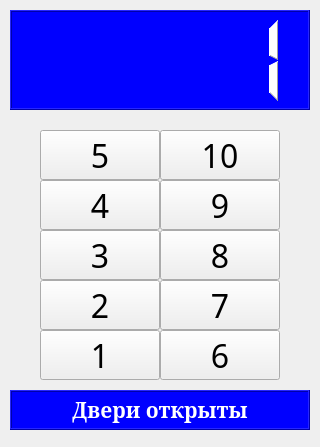
<?xml version="1.0" encoding="UTF-8"?>
<ui version="4.0">
 <class>Window</class>
 <widget class="QMainWindow" name="Window">
  <property name="geometry">
   <rect>
    <x>0</x>
    <y>0</y>
    <width>320</width>
    <height>447</height>
   </rect>
  </property>
  <property name="windowTitle">
   <string>Elevator</string>
  </property>
  <widget class="QWidget" name="centralWidget">
   <widget class="QPushButton" name="pushButton_1">
    <property name="geometry">
     <rect>
      <x>40</x>
      <y>330</y>
      <width>120</width>
      <height>50</height>
     </rect>
    </property>
    <property name="font">
     <font>
      <family>Century Gothic</family>
      <pointsize>24</pointsize>
      <weight>50</weight>
      <bold>false</bold>
     </font>
    </property>
    <property name="text">
     <string>1</string>
    </property>
    <property name="default">
     <bool>false</bool>
    </property>
    <property name="flat">
     <bool>false</bool>
    </property>
   </widget>
   <widget class="QPushButton" name="pushButton_2">
    <property name="geometry">
     <rect>
      <x>40</x>
      <y>280</y>
      <width>120</width>
      <height>50</height>
     </rect>
    </property>
    <property name="font">
     <font>
      <family>Century Gothic</family>
      <pointsize>24</pointsize>
      <weight>50</weight>
      <bold>false</bold>
     </font>
    </property>
    <property name="text">
     <string>2</string>
    </property>
   </widget>
   <widget class="QPushButton" name="pushButton_3">
    <property name="geometry">
     <rect>
      <x>40</x>
      <y>230</y>
      <width>120</width>
      <height>50</height>
     </rect>
    </property>
    <property name="font">
     <font>
      <family>Century Gothic</family>
      <pointsize>24</pointsize>
      <weight>50</weight>
      <bold>false</bold>
     </font>
    </property>
    <property name="text">
     <string>3</string>
    </property>
   </widget>
   <widget class="QPushButton" name="pushButton_4">
    <property name="geometry">
     <rect>
      <x>40</x>
      <y>180</y>
      <width>120</width>
      <height>50</height>
     </rect>
    </property>
    <property name="font">
     <font>
      <family>Century Gothic</family>
      <pointsize>24</pointsize>
      <weight>50</weight>
      <bold>false</bold>
     </font>
    </property>
    <property name="text">
     <string>4</string>
    </property>
   </widget>
   <widget class="QPushButton" name="pushButton_5">
    <property name="geometry">
     <rect>
      <x>40</x>
      <y>130</y>
      <width>120</width>
      <height>50</height>
     </rect>
    </property>
    <property name="font">
     <font>
      <family>Century Gothic</family>
      <pointsize>24</pointsize>
      <weight>50</weight>
      <bold>false</bold>
     </font>
    </property>
    <property name="text">
     <string>5</string>
    </property>
   </widget>
   <widget class="QPushButton" name="pushButton_6">
    <property name="geometry">
     <rect>
      <x>160</x>
      <y>330</y>
      <width>120</width>
      <height>50</height>
     </rect>
    </property>
    <property name="font">
     <font>
      <family>Century Gothic</family>
      <pointsize>24</pointsize>
      <weight>50</weight>
      <bold>false</bold>
     </font>
    </property>
    <property name="text">
     <string>6</string>
    </property>
   </widget>
   <widget class="QPushButton" name="pushButton_7">
    <property name="geometry">
     <rect>
      <x>160</x>
      <y>280</y>
      <width>120</width>
      <height>50</height>
     </rect>
    </property>
    <property name="font">
     <font>
      <family>Century Gothic</family>
      <pointsize>24</pointsize>
      <weight>50</weight>
      <bold>false</bold>
     </font>
    </property>
    <property name="text">
     <string>7</string>
    </property>
   </widget>
   <widget class="QPushButton" name="pushButton_8">
    <property name="geometry">
     <rect>
      <x>160</x>
      <y>230</y>
      <width>120</width>
      <height>50</height>
     </rect>
    </property>
    <property name="font">
     <font>
      <family>Century Gothic</family>
      <pointsize>24</pointsize>
      <weight>50</weight>
      <bold>false</bold>
     </font>
    </property>
    <property name="text">
     <string>8</string>
    </property>
   </widget>
   <widget class="QPushButton" name="pushButton_9">
    <property name="geometry">
     <rect>
      <x>160</x>
      <y>180</y>
      <width>120</width>
      <height>50</height>
     </rect>
    </property>
    <property name="font">
     <font>
      <family>Century Gothic</family>
      <pointsize>24</pointsize>
      <weight>50</weight>
      <bold>false</bold>
     </font>
    </property>
    <property name="text">
     <string>9</string>
    </property>
   </widget>
   <widget class="QPushButton" name="pushButton_10">
    <property name="geometry">
     <rect>
      <x>160</x>
      <y>130</y>
      <width>120</width>
      <height>50</height>
     </rect>
    </property>
    <property name="font">
     <font>
      <family>Century Gothic</family>
      <pointsize>24</pointsize>
      <weight>50</weight>
      <bold>false</bold>
     </font>
    </property>
    <property name="text">
     <string>10</string>
    </property>
   </widget>
   <widget class="QLCDNumber" name="floorScreen">
    <property name="geometry">
     <rect>
      <x>10</x>
      <y>10</y>
      <width>300</width>
      <height>100</height>
     </rect>
    </property>
    <property name="styleSheet">
     <string notr="true">background-color: rgb(0, 0, 255);
color: rgb(255, 255, 255);</string>
    </property>
    <property name="frameShape">
     <enum>QFrame::Box</enum>
    </property>
    <property name="frameShadow">
     <enum>QFrame::Raised</enum>
    </property>
    <property name="lineWidth">
     <number>1</number>
    </property>
    <property name="smallDecimalPoint">
     <bool>false</bool>
    </property>
    <property name="digitCount">
     <number>5</number>
    </property>
    <property name="segmentStyle">
     <enum>QLCDNumber::Filled</enum>
    </property>
    <property name="intValue" stdset="0">
     <number>1</number>
    </property>
   </widget>
   <widget class="QLabel" name="msgScreen">
    <property name="geometry">
     <rect>
      <x>10</x>
      <y>390</y>
      <width>300</width>
      <height>40</height>
     </rect>
    </property>
    <property name="font">
     <font>
      <family>MS Serif</family>
      <pointsize>16</pointsize>
      <weight>75</weight>
      <bold>true</bold>
     </font>
    </property>
    <property name="styleSheet">
     <string notr="true">background-color: rgb(0, 0, 255);
color: rgb(255, 255, 255);</string>
    </property>
    <property name="frameShape">
     <enum>QFrame::Box</enum>
    </property>
    <property name="frameShadow">
     <enum>QFrame::Raised</enum>
    </property>
    <property name="text">
     <string>Двери открыты</string>
    </property>
    <property name="alignment">
     <set>Qt::AlignCenter</set>
    </property>
   </widget>
  </widget>
 </widget>
 <layoutdefault spacing="6" margin="11"/>
 <resources/>
 <connections/>
</ui>
